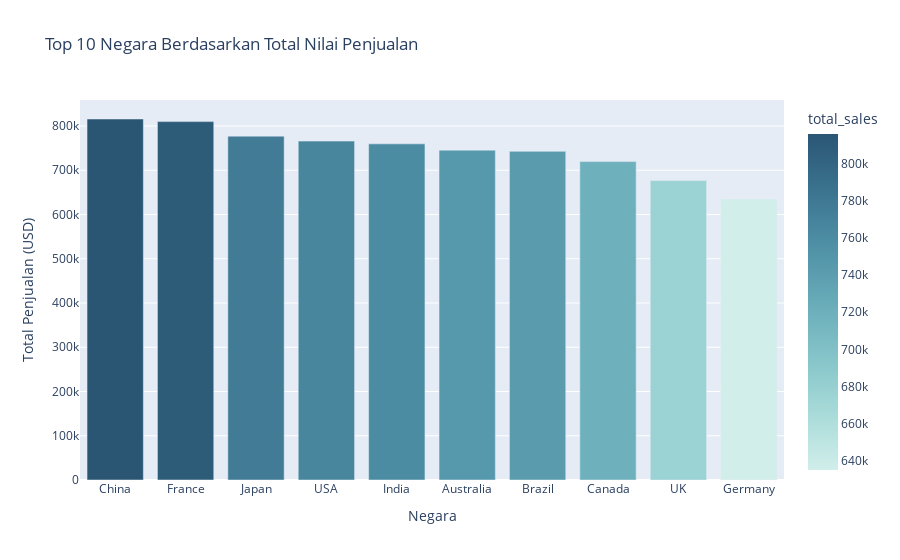

Notebook source saved alongside this figure:
### Markdown cell above
### 1. Perbandingan Nilai Penjualan
Bagian ini menampilkan total nilai penjualan (total_sales) berdasarkan tiga dimensi: negara, kategori produk, dan metode pembayaran.

### Code cell
## Penjualan per Negara
sales_by_country = df.groupby('country')['total_sales'].sum().reset_index().sort_values(by='total_sales', ascending=False).head(10)

fig_country = px.bar(
    sales_by_country, 
    x='country', 
    y='total_sales', 
    title='Top 10 Negara Berdasarkan Total Nilai Penjualan',
    color='total_sales', 
    color_continuous_scale=px.colors.sequential.Teal
)
fig_country.update_layout(xaxis_title="Negara", yaxis_title="Total Penjualan (USD)")
fig_country.show()

### Figure 1 — Plotly figure (JSON) as saved in the notebook; plotly's stock layout.template omitted (floating-point values rounded to 4 significant figures)
{"data": [{"alignmentgroup": "True", "hovertemplate": "country=%{x}<br>total_sales=%{marker.color}<extra></extra>", "legendgroup": "", "marker": {"color": [815789, 809905, 776979, 765835, 759619, 745407, 742706, 719568, 676570, 635133], "coloraxis": "coloraxis", "pattern": {"shape": ""}}, "name": "", "offsetgroup": "", "orientation": "v", "showlegend": false, "textposition": "auto", "type": "bar", "x": ["China", "France", "Japan", "USA", "India", "Australia", "Brazil", "Canada", "UK", "Germany"], "xaxis": "x", "y": [815789, 809905, 776979, 765835, 759619, 745407, 742706, 719568, 676570, 635133], "yaxis": "y"}], "layout": {"barmode": "relative", "coloraxis": {"colorbar": {"title": {"text": "total_sales"}}, "colorscale": [[0, "rgb(209, 238, 234)"], [0.1667, "rgb(168, 219, 217)"], [0.3333, "rgb(133, 196, 201)"], [0.5, "rgb(104, 171, 184)"], [0.6667, "rgb(79, 144, 166)"], [0.8333, "rgb(59, 115, 143)"], [1, "rgb(42, 86, 116)"]]}, "legend": {"tracegroupgap": 0}, "title": {"text": "Top 10 Negara Berdasarkan Total Nilai Penjualan"}, "xaxis": {"anchor": "y", "domain": [0, 1], "title": {"text": "Negara"}}, "yaxis": {"anchor": "x", "domain": [0, 1], "title": {"text": "Total Penjualan (USD)"}}}}
